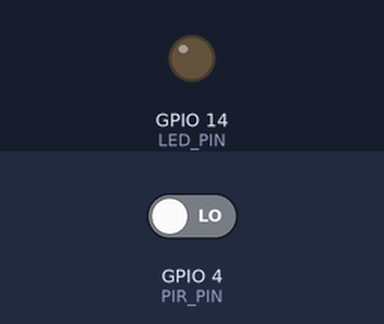
Bench run of a program on a simulated Raspberry Pi (BCM pin numbers). On the bench: output pins drawn as LEDs (lit = HIGH). The inputs (shaded band) are chosen by the test bench; at power-on: GPIO 4 (PIR_PIN) LOW. What the program prints to the terminal is not drawn.

Above: at 6.2 s.
6.3 s: GPIO 4 (PIR_PIN) driven HIGH
At 7.4 s:
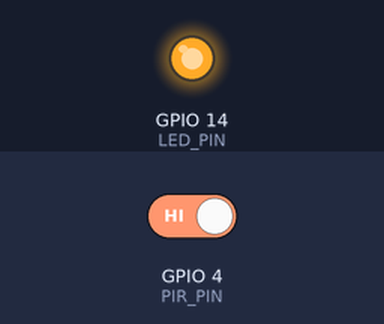
7.8 s: GPIO 4 (PIR_PIN) driven LOW
At 8.6 s:
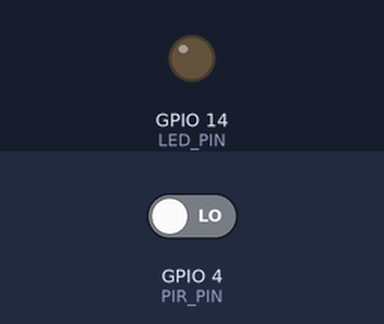
Timing chart, 0 to 10.8 s (numbered marks = the images above; inputs shaded):
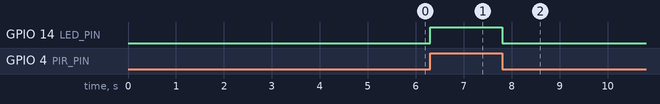

Measured:
- after the input at 6.3 s, GPIO 14 (LED_PIN): LOW → HIGH at once
- after the input at 7.8 s, GPIO 14 (LED_PIN): HIGH → LOW at once

The program:

pir_led.py
```python
#pir.py
import RPi.GPIO as GPIO
import time

PIR_PIN = 4
LED_PIN = 14

GPIO.setmode(GPIO.BCM)
GPIO.setup(PIR_PIN, GPIO.IN)
GPIO.setup(LED_PIN, GPIO.OUT)

time.sleep(5)
print('PIR Ready...')

try:
    while True:
        inputValue = GPIO.input(PIR_PIN)

        if inputValue == GPIO.HIGH:
            print('움직임 감지')
            GPIO.output(LED_PIN, GPIO.HIGH)
        else :
            print('움직임 없음')
            GPIO.output(LED_PIN, GPIO.LOW)

        time.sleep(0.1)

finally:
    GPIO.cleanup()
    print('Cleanup and Exit...')
```
